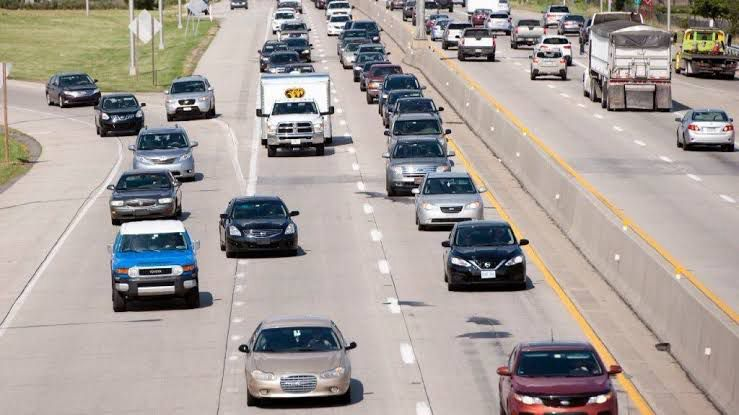
#> input picture video/image.jpeg, 739 x 415 px, found by its file name
$ python lane.py
#> lines starting #> are read from the running program, lines starting #| are printed output that depends on the picture
#> further down, image is the input picture: shape (415, 739, 3); mean B, G, R 152.4, 157, 165.1
import cv2
import numpy as np

# Define a function to convert an image to grayscale
def grayscale(image):
  return cv2.cvtColor(image, cv2.COLOR_BGR2GRAY)
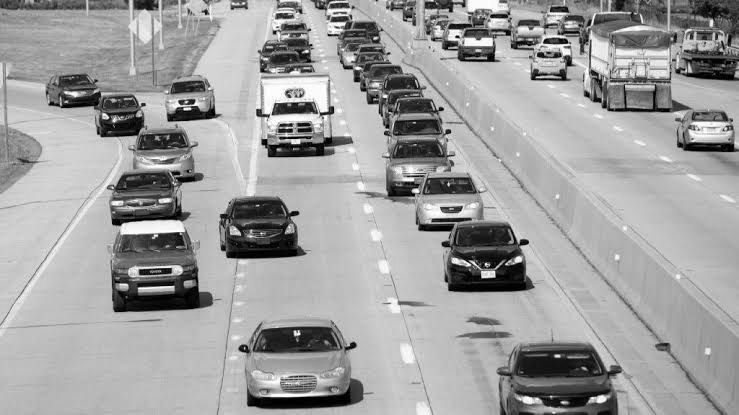
#> returned value: shape (415, 739); min 0, max 255, mean 159

# Define a function to apply Gaussian blur
def gaussian_blur(image, kernel_size):
#> called with kernel_size = 5
  return cv2.GaussianBlur(image, (kernel_size, kernel_size), 0)
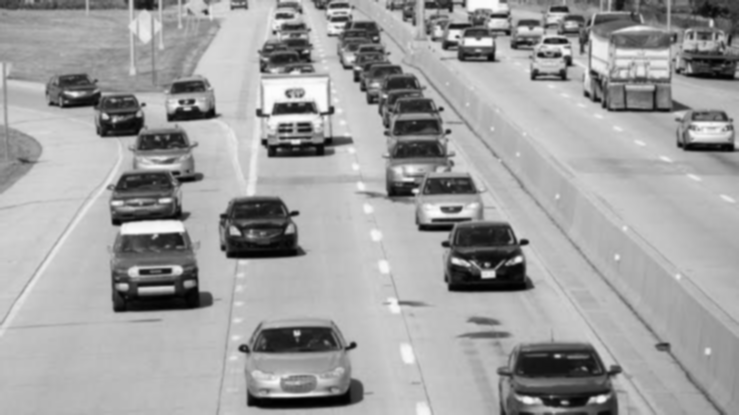
#> returned value: shape (415, 739); min 0, max 253, mean 159

# Define a function to apply Canny edge detection
def canny(image, low_threshold, high_threshold):
#> called with low_threshold = 50, high_threshold = 150
  return cv2.Canny(image, low_threshold, high_threshold)
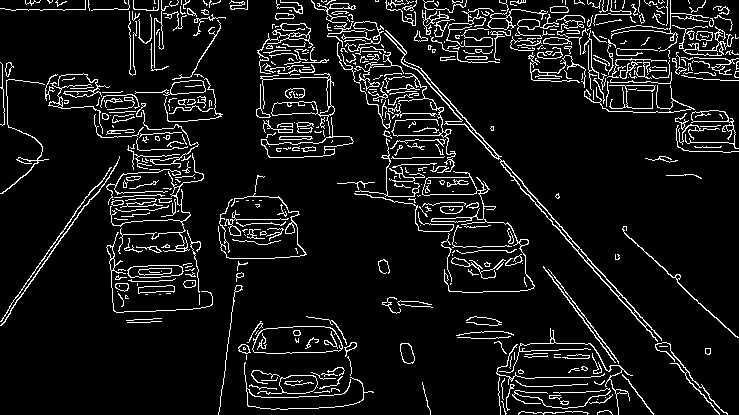
#> returned value: shape (415, 739); 8.4% white in thin lines or dots

# Define a function to create a region of interest (ROI)
def roi(image, height_ratio, width_ratio):
#> called with height_ratio = 0.6, width_ratio = 0.1
  height, width = image.shape[:2]
#> height = 415; width = 739
  start_y = int(height * height_ratio)
#> start_y = 249
  end_y = height
#> end_y = 415
  start_x = int(width * width_ratio)
#> start_x = 73
  end_x = width
#> end_x = 739
  return image[start_y:end_y, start_x:end_x]
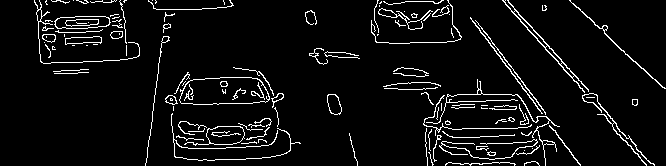
#> returned value: shape (166, 666); 5.9% white in thin lines or dots

# Define a function to apply Hough transform
def hough_lines(image, rho, theta, threshold, min_line_length, max_line_gap):
  return cv2.HoughLinesP(image, rho, theta, threshold, min_line_length, max_line_gap)

# Read the image
image = cv2.imread("video/image.jpeg")

# Convert the image to grayscale
gray_image = grayscale(image)

# Apply Gaussian blur
blurred_image = gaussian_blur(gray_image, 5)

# Apply Canny edge detection
canny_image = canny(blurred_image, 50, 150)

# Define the region of interest (ROI)
roi_image = roi(canny_image, 0.6, 0.1)

# Apply Hough transform to detect lane lines
lines = hough_lines(roi_image, 2, np.pi/180, 100, 100, 20)
#> lines = 21 rows, first 6: [566, 71, 584, 91], [487, 143, 512, 143], [524, 19, 550, 48], [502, 0, 534, 36], [452, 137, 479, 137], [462, 128, 517, 128]

# Draw the detected lane lines on the original image
for line in lines:
  x1, y1, x2, y2 = line[0]
#> (the run stopped early here; a loop or call above may not have finished)
